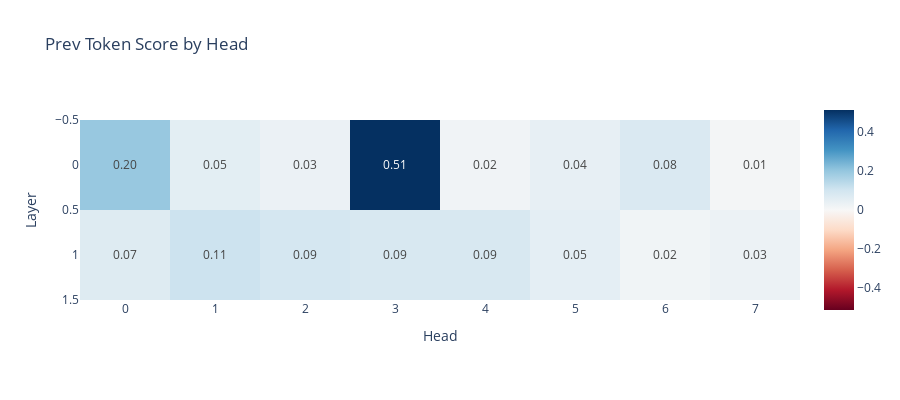

Notebook code for this chart:
### Code cell
#@title Prev token scores

seq_len = 50
batch = 10
rep_tokens_10 = generate_repeated_tokens(model, seq_len, batch)

prev_token_score_store = torch.zeros((model.cfg.n_layers, model.cfg.n_heads), device=model.cfg.device)

def prev_token_score_hook(
    pattern, # : Float[Tensor, "batch head_index dest_pos source_pos"]
    hook,
):
    # (This only has entries for tokens with index >= seq_len)
    prev_token_stripe = pattern.diagonal(dim1=-2, dim2=-1, offset=-1)
    # Get an average score per head
    prev_token_score = einops.reduce(prev_token_stripe, "batch head_index position -> head_index", "mean")
    # Store the result.
    prev_token_score_store[hook.layer(), :] = prev_token_score

pattern_hook_names_filter = lambda name: name.endswith("pattern")

# Run with hooks (this is where we write to the `prev_token_score_store` tensor`)
model.run_with_hooks(
    rep_tokens_10,
    return_type=None, # For efficiency, we don't need to calculate the logits
    fwd_hooks=[(
        pattern_hook_names_filter,
        prev_token_score_hook
    )]
)

# Plot the prev_token scores for each head in each layer
imshow(
    prev_token_score_store,
    labels={"x": "Head", "y": "Layer"},
    title="Prev Token Score by Head",
    text_auto=".2f",
    width=900, height=400
)

### Figure 1 — Plotly figure (JSON) as saved in the notebook; plotly's stock layout.template omitted (floating-point values rounded to 4 significant figures)
{"data": [{"coloraxis": "coloraxis", "hovertemplate": "Head: %{x}<br>Layer: %{y}<br>color: %{z}<extra></extra>", "name": "0", "texttemplate": "%{z:.2f}", "type": "heatmap", "xaxis": "x", "yaxis": "y", "z": [[0.1957, 0.053, 0.03345, 0.5139, 0.02014, 0.04309, 0.0791, 0.01129], [0.06812, 0.109, 0.0916, 0.08518, 0.08504, 0.05047, 0.01815, 0.03094]]}], "layout": {"coloraxis": {"cmid": 0, "colorscale": [[0, "rgb(103,0,31)"], [0.1, "rgb(178,24,43)"], [0.2, "rgb(214,96,77)"], [0.3, "rgb(244,165,130)"], [0.4, "rgb(253,219,199)"], [0.5, "rgb(247,247,247)"], [0.6, "rgb(209,229,240)"], [0.7, "rgb(146,197,222)"], [0.8, "rgb(67,147,195)"], [0.9, "rgb(33,102,172)"], [1, "rgb(5,48,97)"]]}, "height": 400, "title": {"text": "Prev Token Score by Head"}, "width": 900, "xaxis": {"anchor": "y", "constrain": "domain", "domain": [0, 1], "scaleanchor": "y", "title": {"text": "Head"}}, "yaxis": {"anchor": "x", "autorange": "reversed", "constrain": "domain", "domain": [0, 1], "title": {"text": "Layer"}}}}
